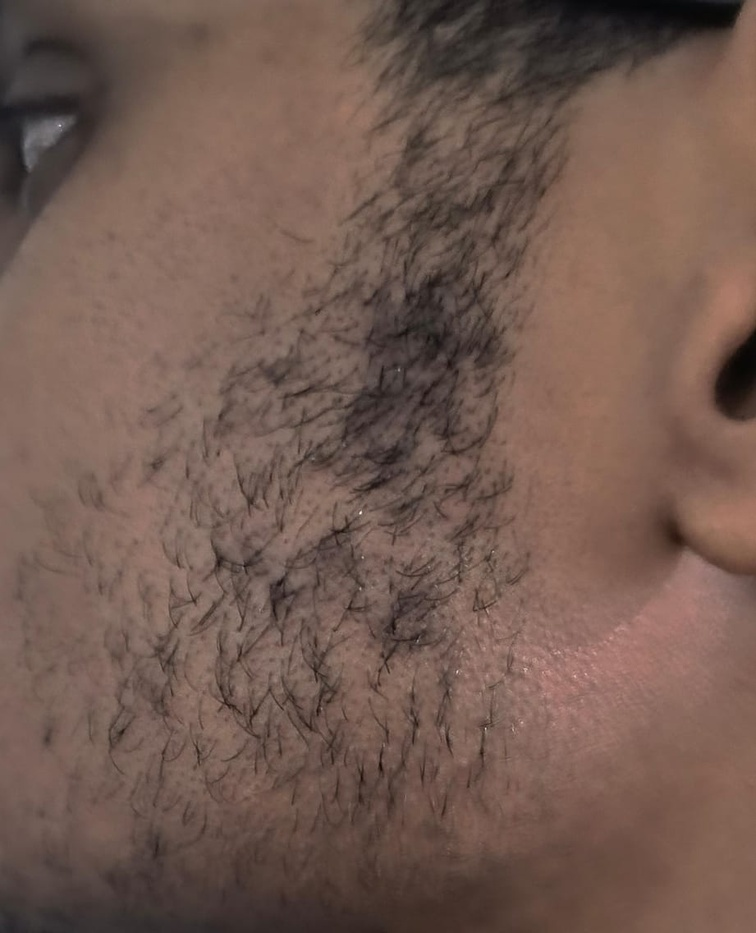
#> input picture pic.jpg, 756 x 933 px, shrunk from 921 x 1136 before the run
$ python -i image_cleaning.py   (imports and definitions only)
#> lines starting #> are read from the running program, lines starting #| are printed output that depends on the picture; after the words box and inside, x2 and y2 are one past the last pixel; in counts of white or black regions, pixels touching at a corner belong together
# Image processing module for detecting and highlighting patterns in images
# Uses OpenCV to detect edges and create a high-contrast outline of interesting shapes

import cv2
import numpy as np
import os

def detect_creases(image_path):
    """
    Process an image to detect and highlight interesting patterns.

    Args:
        image_path (str): Path to the input image file

    Returns:
        str: Path to the processed image file with detected contours
    """
#> called with image_path = 'pic.jpg'
    img = cv2.imread(image_path)
#> img is the input picture: shape (933, 756, 3); mean B, G, R 80.5, 90.4, 114.8
    if img is None:
        print(f"Error: Unable to load image at {image_path}")
        return None

    gray = cv2.cvtColor(img, cv2.COLOR_BGR2GRAY)
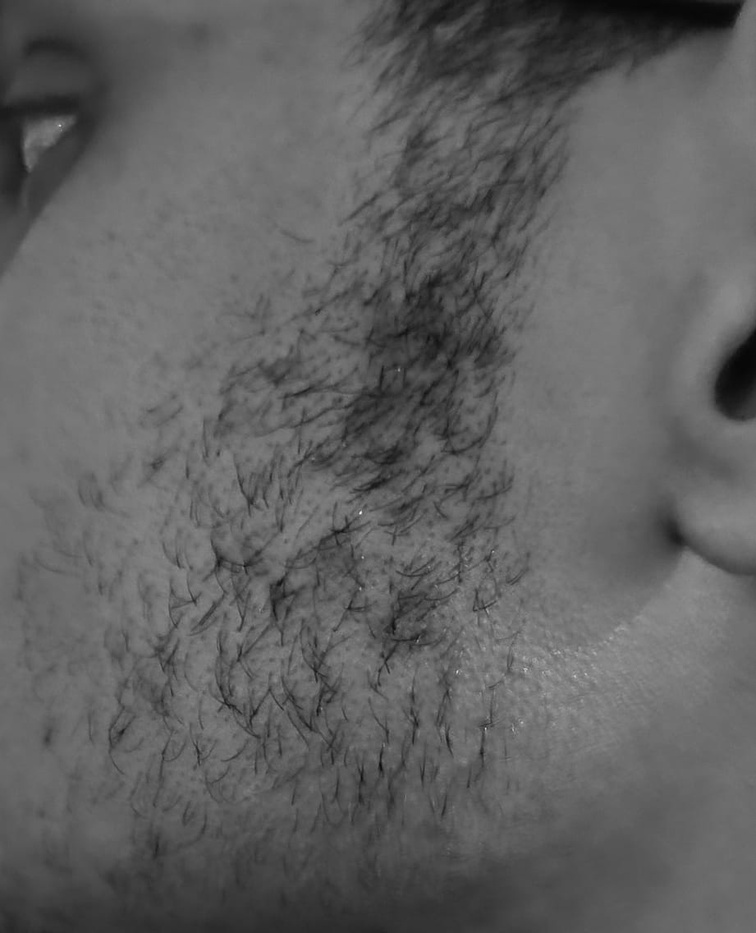
#> gray: shape (933, 756); min 6, max 243, mean 96.6

    blurred = cv2.GaussianBlur(gray, (9, 9), 0)

    edges = cv2.Canny(blurred, 30, 90, apertureSize=3)
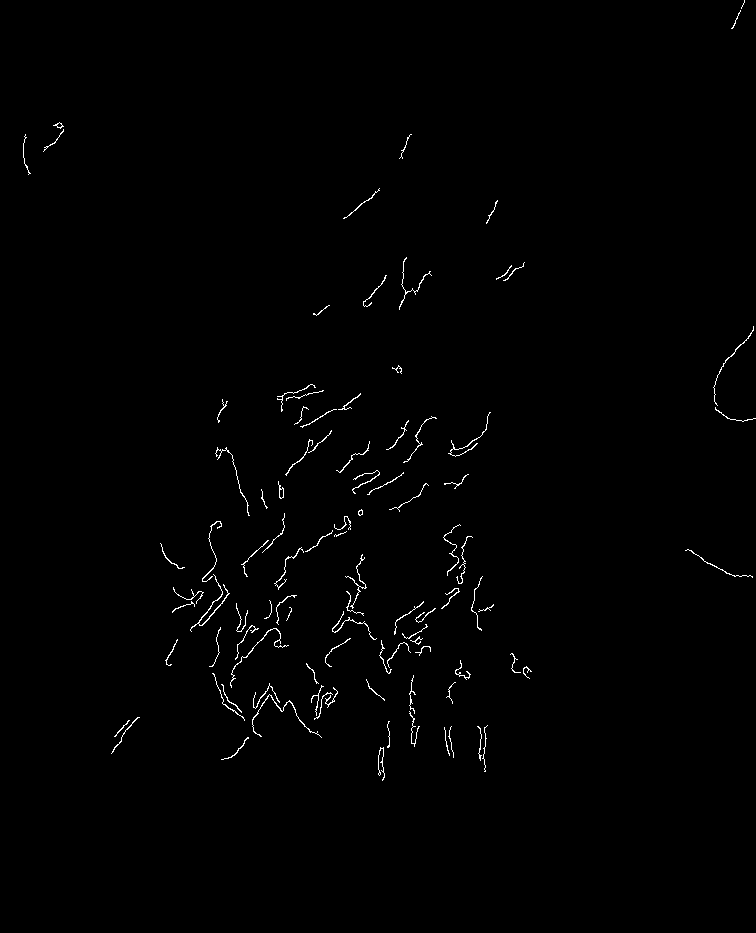
#> edges: shape (933, 756); 0.75% white in thin lines or dots, all inside (x1, y1, x2, y2) = (23, 0, 756, 781)

    contours, _ = cv2.findContours(edges, cv2.RETR_EXTERNAL, cv2.CHAIN_APPROX_SIMPLE)
#> contours = 96 contours, 83 with area under 20; largest, box (x1, y1, x2, y2) and area: (190, 574, 230, 632) 55, (252, 694, 322, 738) 44, (278, 481, 284, 499) 40, (230, 628, 289, 688) 34, (332, 611, 377, 640) 28

    # Create a black background
    contour_image = np.zeros((img.shape[0], img.shape[1], 3), dtype=np.uint8)

    # Draw white contours on black background
    cv2.drawContours(contour_image, contours, -1, (255, 255, 255), 2)
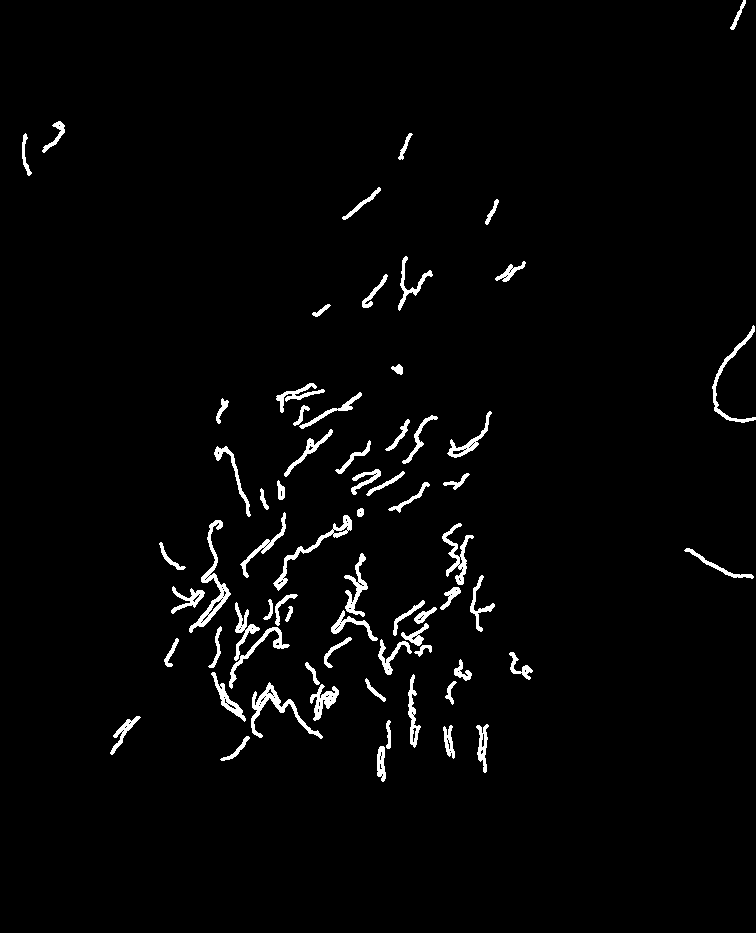
#> contour_image: shape (933, 756, 3); 2.5% white; 68 white regions, largest, box (x1, y1, x2, y2) and area: (189, 520, 231, 633) 869, (251, 682, 323, 739) 785, (273, 515, 352, 591) 649

    # Optional: Thicken the lines slightly for better visibility
    kernel = np.ones((3,3), np.uint8)
    contour_image = cv2.dilate(contour_image, kernel, iterations=1)
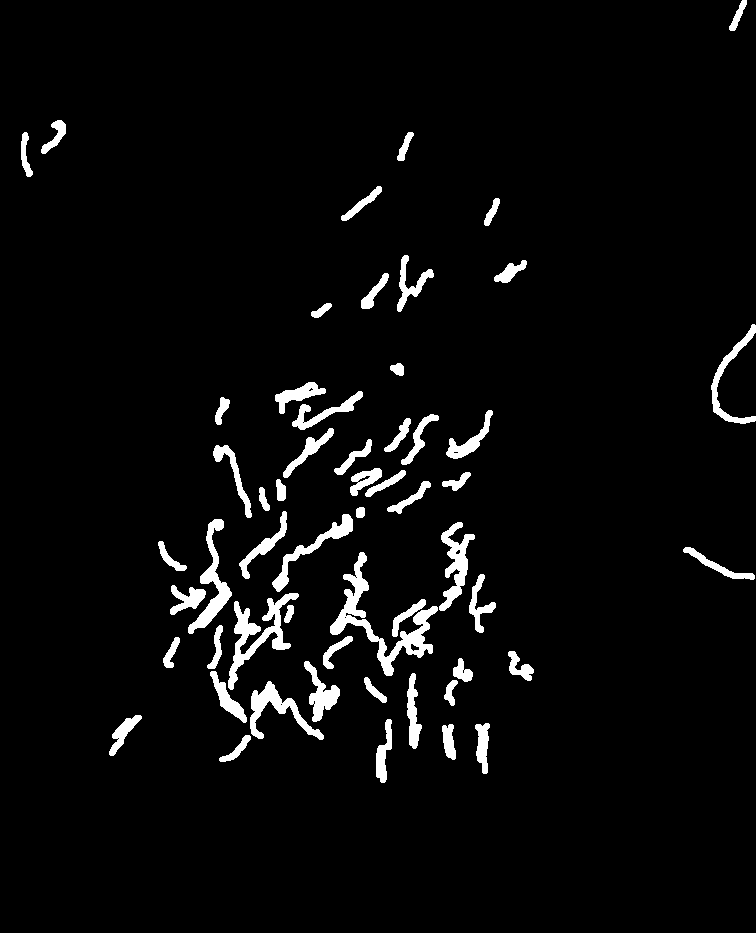
#> contour_image: shape (933, 756, 3); 4.1% white; 56 white regions, largest, box (x1, y1, x2, y2) and area: (330, 552, 438, 676) 2669, (228, 593, 299, 690) 1884, (188, 519, 232, 634) 1370

    output_path = "traced_creases.png"
    cv2.imwrite(output_path, contour_image)
    print(f"Traced image saved to {output_path}")
    return output_path

>>> result = detect_creases('pic.jpg')

$ run again, on cloud.jpeg
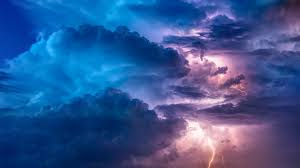
#> input picture cloud.jpeg, 300 x 168 px
#> in detect_creases, img is the input picture: shape (168, 300, 3); mean B, G, R 147.2, 87.7, 53.3
#> in detect_creases, `edges = cv2.Canny(blurred, 30, 90, apertureSize=3)`:
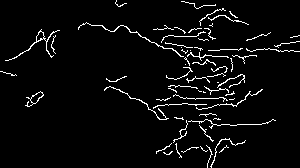
#> edges: shape (168, 300); 4.3% white in thin lines or dots
#> contours = 66 contours, 62 with area under 20; largest, box (x1, y1, x2, y2) and area: (25, 91, 44, 107) 85, (5, 29, 60, 61) 81, (78, 22, 184, 57) 36, (104, 86, 169, 120) 25
#> in detect_creases, `contour_image = cv2.dilate(contour_image, kernel, iterations=1)`:
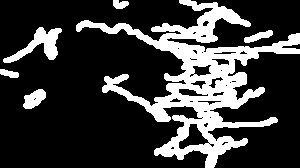
#> contour_image: shape (168, 300, 3); 22.9% white; 6 white regions, box (x1, y1, x2, y2) and area: (76, 0, 300, 168) 10058, (3, 27, 62, 63) 773, (23, 89, 46, 109) 296, (244, 30, 273, 43) 183, (0, 69, 19, 78) 114, (113, 0, 129, 9) 109

$ run again, on crumbled.jpeg
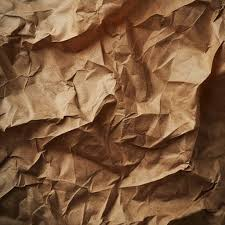
#> input picture crumbled.jpeg, 225 x 225 px
#> in detect_creases, img is the input picture: shape (225, 225, 3); mean B, G, R 60.2, 89.3, 125.6
#> in detect_creases, `edges = cv2.Canny(blurred, 30, 90, apertureSize=3)`:
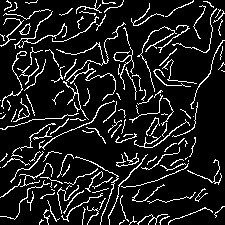
#> edges: shape (225, 225); 11.5% white in thin lines or dots
#> contours = 142 contours, 126 with area under 20; largest, box (x1, y1, x2, y2) and area: (19, 23, 31, 35) 64, (56, 22, 126, 84) 56, (14, 11, 67, 49) 43, (137, 26, 177, 92) 34, (39, 100, 115, 150) 34
#> in detect_creases, `contour_image = cv2.dilate(contour_image, kernel, iterations=1)`:
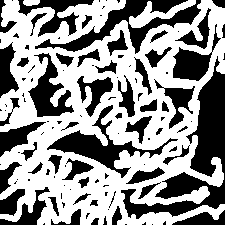
#> contour_image: shape (225, 225, 3); 57.4% white; 116 black regions (62 under 20 px), largest, box (x1, y1, x2, y2) and area: (121, 56, 225, 219) 4644, (35, 0, 201, 54) 2425, (47, 105, 178, 178) 1936
